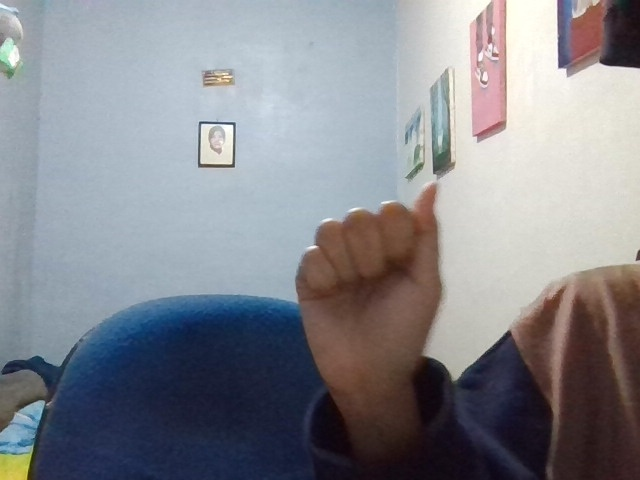
#> input picture data/0/21.jpg, 640 x 480 px; its folder holds only this picture in this run
$ python augmentasi_dataset.py
#> lines starting #> are read from the running program, lines starting #| are printed output that depends on the picture
import os
import cv2
import numpy as np

# Fungsi augmentasi sederhana
def augment(img):
    imgs = [img]
    # Flip horizontal
    imgs.append(cv2.flip(img, 1))
    # Rotasi
    for angle in [-15, 15]:
        (h, w) = img.shape
        M = cv2.getRotationMatrix2D((w//2, h//2), angle, 1.0)
        imgs.append(cv2.warpAffine(img, M, (w, h), borderMode=cv2.BORDER_REFLECT))
    # Brightness
    imgs.append(cv2.convertScaleAbs(img, alpha=1.2, beta=30))
    imgs.append(cv2.convertScaleAbs(img, alpha=0.8, beta=-30))
    # Blur
    imgs.append(cv2.GaussianBlur(img, (5,5), 0))
    return imgs

img_size = 64

total_aug = 0
for i in range(26):
    folder = f"data/{i}"
    if os.path.exists(folder):
        imgs = [f for f in os.listdir(folder) if f.lower().endswith(('.jpg','.jpeg','.png'))]
        for fname in imgs:
            fpath = os.path.join(folder, fname)
            img = cv2.imread(fpath, cv2.IMREAD_GRAYSCALE)
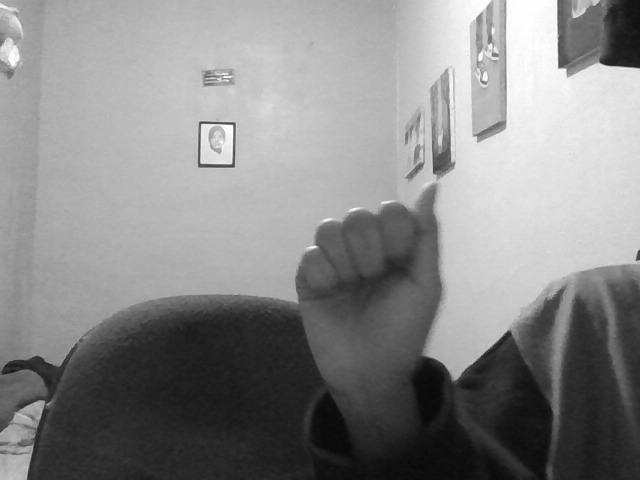
#> img: shape (480, 640); min 8, max 255, mean 136
            if img is None:
                continue
            img = cv2.resize(img, (img_size, img_size))
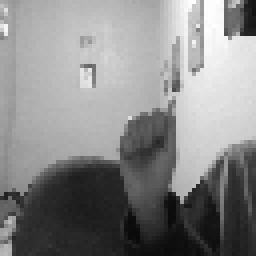
#> img: shape (64, 64) (shown 4 times larger); min 10, max 254, mean 135.7
            aug_imgs = augment(img)
#> after the loop in augment, `for angle in [-15, 15]:`: imgs = 4 items
#> aug_imgs = 7 items
            for idx, aug in enumerate(aug_imgs[1:]):  # skip original
                aug_name = f"aug_{os.path.splitext(fname)[0]}_{idx}.jpg"
                aug_path = os.path.join(folder, aug_name)
                cv2.imwrite(aug_path, aug)
                total_aug += 1
#> this loop made 6 passes
#> pass 1, `cv2.imwrite(aug_path, aug)`:
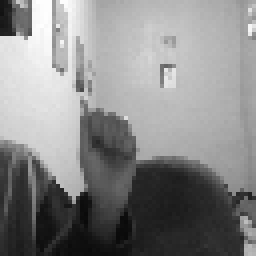
#> saved as aug_21_0.jpg: shape (64, 64) (shown 4 times larger); min 10, max 254, mean 135.7
#> pass 2, `cv2.imwrite(aug_path, aug)`:
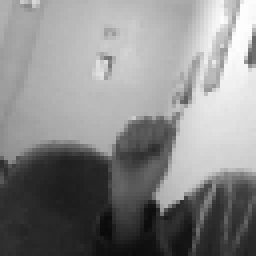
#> saved as aug_21_1.jpg: shape (64, 64) (shown 4 times larger); min 10, max 254, mean 136.3
#> after the loop, total_aug = 6
        print(f"{folder}: {len(imgs)} gambar asli, {total_aug} gambar augmentasi ditambah.")
#| data/0: 1 gambar asli, 6 gambar augmentasi ditambah.
#> pass 2 of the loop `for i in range(26):`:
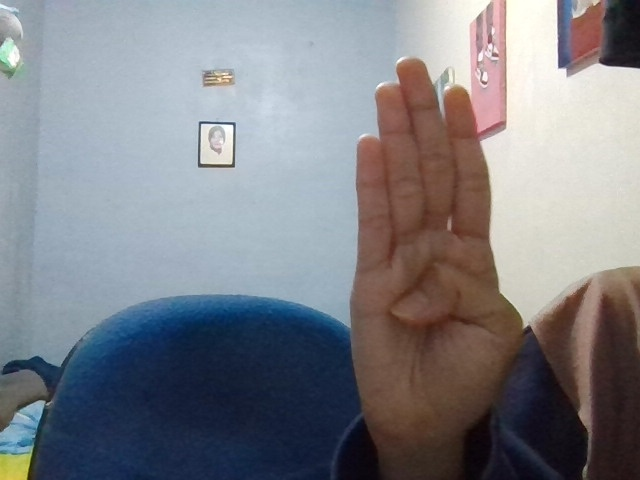
#> input picture data/1/39.jpg, 640 x 480 px
#> the loop in augment (call 2), `for angle in [-15, 15]:` made 2 passes
#> M on passes 1 to 2: [[0.966, -0.259, 9.37], [0.259, 0.966, -7.19]], [[0.966, 0.259, -7.19], [-0.259, 0.966, 9.37]]
#> the loop `for idx, aug in enumerate(aug_imgs[1:]):` made 6 passes
#> pass 1, `cv2.imwrite(aug_path, aug)`:
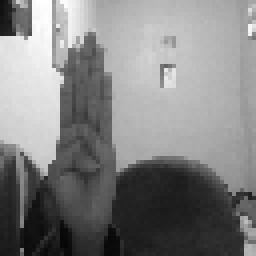
#> saved as aug_39_0.jpg: shape (64, 64) (shown 4 times larger); min 5, max 254, mean 129.6
#> pass 2, `cv2.imwrite(aug_path, aug)`:
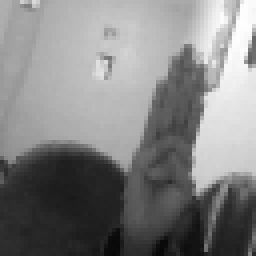
#> saved as aug_39_1.jpg: shape (64, 64) (shown 4 times larger); min 8, max 254, mean 130.2
#> after the loop `for idx, aug in enumerate(aug_imgs[1:]):`: total_aug = 12
#| data/1: 1 gambar asli, 12 gambar augmentasi ditambah.
print("Selesai augmentasi dataset!")
